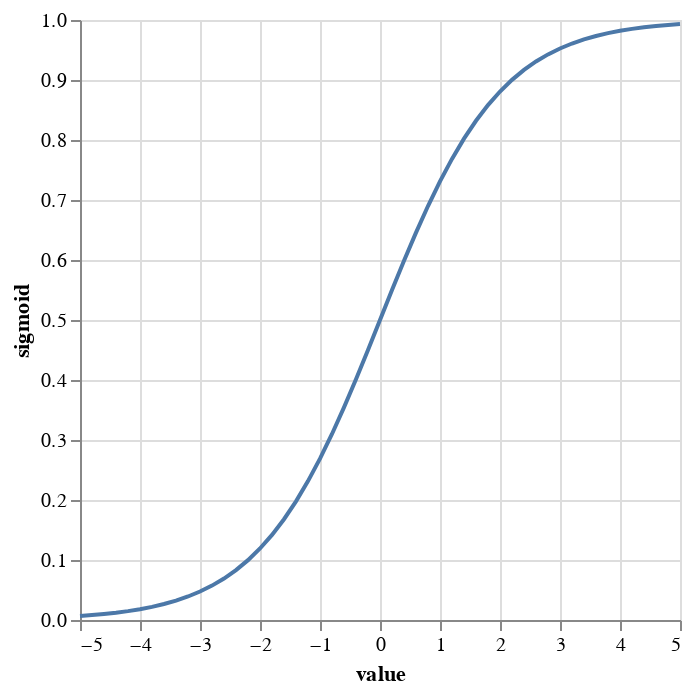

Source (notebook cell):
### Code cell
alt.Chart(pl.DataFrame({"value": z, "sigmoid": sigmoid(z)})).mark_line().encode(
    alt.X("value"), alt.Y("sigmoid")
)

### Figure 1 — Vega-Lite specification as saved in the notebook (floating-point values rounded to 4 significant figures)
{"config": {"view": {"continuousWidth": 300, "continuousHeight": 300}}, "data": {"name": "data-7b709e00665eb19addadd2e08b50a201"}, "mark": {"type": "line"}, "encoding": {"x": {"field": "value", "type": "quantitative"}, "y": {"field": "sigmoid", "type": "quantitative"}}, "$schema": "https://vega.github.io/schema/vega-lite/v5.20.1.json", "datasets": {"data-7b709e00665eb19addadd2e08b50a201": [{"value": -5.0, "sigmoid": 0.006693}, {"value": -4.8, "sigmoid": 0.008163}, {"value": -4.6, "sigmoid": 0.009952}, {"value": -4.4, "sigmoid": 0.01213}, {"value": -4.2, "sigmoid": 0.01477}, {"value": -4.0, "sigmoid": 0.01799}, {"value": -3.8, "sigmoid": 0.02188}, {"value": -3.6, "sigmoid": 0.0266}, {"value": -3.4, "sigmoid": 0.0323}, {"value": -3.2, "sigmoid": 0.03917}, {"value": -3.0, "sigmoid": 0.04743}, {"value": -2.8, "sigmoid": 0.05732}, {"value": -2.6, "sigmoid": 0.06914}, {"value": -2.4, "sigmoid": 0.08317}, {"value": -2.2, "sigmoid": 0.09975}, {"value": -2.0, "sigmoid": 0.1192}, {"value": -1.8, "sigmoid": 0.1419}, {"value": -1.6, "sigmoid": 0.168}, {"value": -1.4, "sigmoid": 0.1978}, {"value": -1.2, "sigmoid": 0.2315}, {"value": -1.0, "sigmoid": 0.2689}, {"value": -0.8, "sigmoid": 0.31}, {"value": -0.6, "sigmoid": 0.3543}, {"value": -0.4, "sigmoid": 0.4013}, {"value": -0.2, "sigmoid": 0.4502}, {"value": 0.0, "sigmoid": 0.5}, {"value": 0.2, "sigmoid": 0.5498}, {"value": 0.4, "sigmoid": 0.5987}, {"value": 0.6, "sigmoid": 0.6457}, {"value": 0.8, "sigmoid": 0.69}, {"value": 1.0, "sigmoid": 0.7311}, {"value": 1.2, "sigmoid": 0.7685}, {"value": 1.4, "sigmoid": 0.8022}, {"value": 1.6, "sigmoid": 0.832}, {"value": 1.8, "sigmoid": 0.8581}, {"value": 2.0, "sigmoid": 0.8808}, {"value": 2.2, "sigmoid": 0.9002}, {"value": 2.4, "sigmoid": 0.9168}, {"value": 2.6, "sigmoid": 0.9309}, {"value": 2.8, "sigmoid": 0.9427}, {"value": 3.0, "sigmoid": 0.9526}, {"value": 3.2, "sigmoid": 0.9608}, {"value": 3.4, "sigmoid": 0.9677}, {"value": 3.6, "sigmoid": 0.9734}, {"value": 3.8, "sigmoid": 0.9781}, {"value": 4.0, "sigmoid": 0.982}, {"value": 4.2, "sigmoid": 0.9852}, {"value": 4.4, "sigmoid": 0.9879}, {"value": 4.6, "sigmoid": 0.99}, {"value": 4.8, "sigmoid": 0.9918}, {"value": 5.0, "sigmoid": 0.9933}]}}
